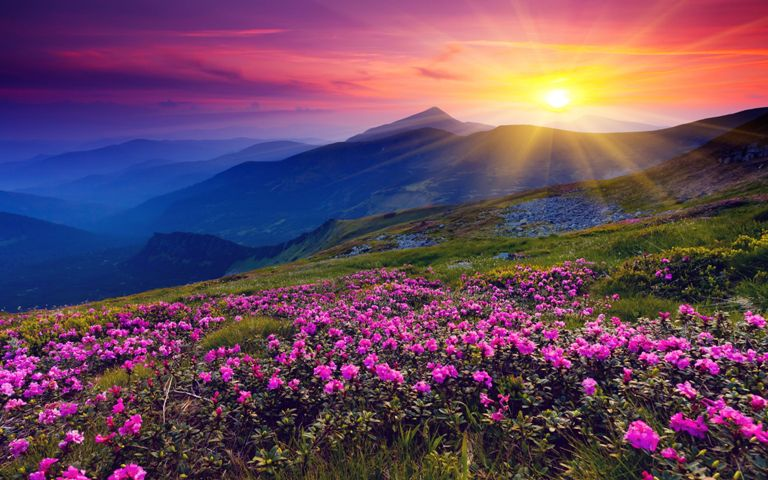
#> input picture img.jpg, 768 x 480 px
$ python grayscale.py
#> lines starting #> are read from the running program, lines starting #| are printed output that depends on the picture
import cv2 #opencv is a real time optimized computer vision library.
import matplotlib.image as image#image module in matplotlib library in python is used for working on images.
image=cv2.imread('img.jpg') #accesing the image
#> image is the input picture: shape (480, 768, 3); mean B, G, R 94, 71.9, 104.5
cv2.imshow("Original",image)
cv2.waitKey(0) #waitkey() function of opencv allows user to display a window for given millisec or until any key is pressed.

gray_img=cv2.cvtColor(image,cv2.COLOR_BGR2GRAY)#converting the img into grayscale img
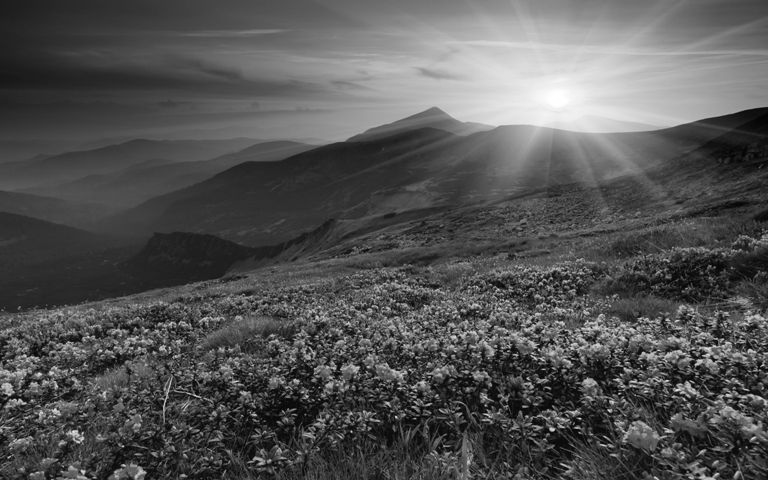
#> gray_img: shape (480, 768); min 1, max 255, mean 84.2

cv2.imshow('Grayscale',gray_img)
cv2.waitKey(0)
cv2.destroyAllWindows() #destroyallwindows() function allows user to destroy all windows at any time.

#img=image.imread('img.jpg')
print(gray_img.shape)#getting pixels of image in a matrix format.
#| (480, 768)
print("img as array",gray_img)
#> (printed output is left out)
